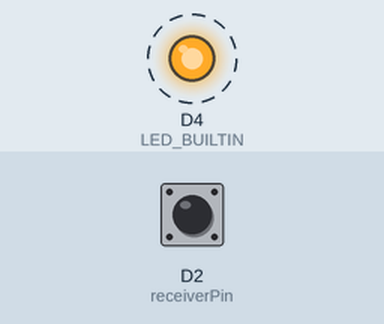
Simulated run of this sketch. Board: ESP8266 (NodeMCU). Parts: output pins drawn as LEDs (lit = HIGH, except the on-board LED, lit = LOW). Dashed ring = blinking. The inputs (shaded band) are chosen by the test bench; at power-on: D2 (receiverPin) LOW. What the sketch prints to the serial monitor is not drawn. At 7.6 s the program restarts the board; the recording ends there.

Above: at 1.2 s.
1.3 s: D2 (receiverPin) pulsed HIGH 2 times (0.12 s each, 0.3 s apart)
Timing chart, 0 to 6.5 s (numbered marks = the images above; inputs shaded):
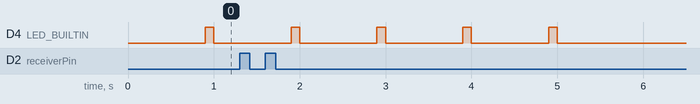

Measured:
- by itself, D4 (LED_BUILTIN): alternates HIGH for 0.10 s and LOW for 0.90 s, 8 changes in all, then stays LOW

The sketch:

signal_analyzer.ino
```cpp
#define SAMPLESIZE 1000

unsigned long timings[SAMPLESIZE];
unsigned int pos = 0;
unsigned long lastTime = 0;
#define receiverPin D2
bool completed = false;

void IRAM_ATTR timeControl() {
  const long time = micros();
  timings[pos] = time - lastTime;
  lastTime = time;
  if (++pos > SAMPLESIZE-1) {
    pos = 0;
  }
}
void setup() {
  Serial.begin(9600);
  attachInterrupt(digitalPinToInterrupt(receiverPin), timeControl, CHANGE);
  pinMode(LED_BUILTIN, OUTPUT);
  digitalWrite(LED_BUILTIN, LOW);
  Serial.println();
  Serial.println();
}

void loop() {
    for (int i = 5; i>0; i--) {
      Serial.print(i);
      Serial.print("... ");
      delay(900);
      digitalWrite(LED_BUILTIN, HIGH);
      delay(100);
      digitalWrite(LED_BUILTIN, LOW);
    }
    Serial.println();

    detachInterrupt(digitalPinToInterrupt(receiverPin));
    delay(500);
    Serial.println("DATA:");
    Serial.println();
      for (int i = 0; i< SAMPLESIZE; i++) {
        Serial.print( timings[i] );
        Serial.print(",");
      }

    Serial.println("");
    Serial.println("Reset your Arduino to scan again...");

    ESP.restart();


}
```
